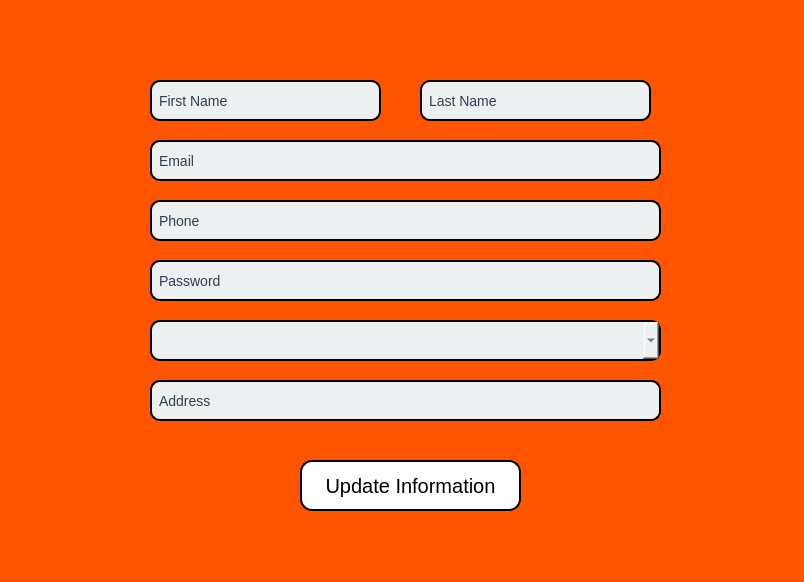
<?xml version="1.0" encoding="UTF-8"?>
<ui version="4.0">
 <class>MainWindow</class>
 <widget class="QMainWindow" name="MainWindow">
  <property name="geometry">
   <rect>
    <x>0</x>
    <y>0</y>
    <width>804</width>
    <height>582</height>
   </rect>
  </property>
  <property name="windowTitle">
   <string>MainWindow</string>
  </property>
  <property name="styleSheet">
   <string notr="true">QWidget
{
	background:rgb(255, 85, 0)
}</string>
  </property>
  <widget class="QWidget" name="centralwidget">
   <widget class="QLineEdit" name="lineEdit">
    <property name="enabled">
     <bool>false</bool>
    </property>
    <property name="geometry">
     <rect>
      <x>150</x>
      <y>140</y>
      <width>511</width>
      <height>41</height>
     </rect>
    </property>
    <property name="font">
     <font>
      <pointsize>-1</pointsize>
     </font>
    </property>
    <property name="styleSheet">
     <string notr="true">QLineEdit
{
	border: 2px solid rgb(0, 0, 0);        /* Blue border */
    border-radius: 10px;             /* Rounded corners */
    padding: 5px;                    /* Inner padding */
    font-size: 14px;                 /* Text size */
    color: #2c3e50;                  /* Text color */
    background-color: #ecf0f1;
}</string>
    </property>
    <property name="text">
     <string>Email</string>
    </property>
   </widget>
   <widget class="QLineEdit" name="lineEdit_2">
    <property name="enabled">
     <bool>true</bool>
    </property>
    <property name="geometry">
     <rect>
      <x>150</x>
      <y>200</y>
      <width>511</width>
      <height>41</height>
     </rect>
    </property>
    <property name="font">
     <font>
      <pointsize>-1</pointsize>
     </font>
    </property>
    <property name="styleSheet">
     <string notr="true">QLineEdit
{
	border: 2px solid rgb(0, 0, 0);        /* Blue border */
    border-radius: 10px;             /* Rounded corners */
    padding: 5px;                    /* Inner padding */
    font-size: 14px;                 /* Text size */
    color: #2c3e50;                  /* Text color */
    background-color: #ecf0f1;
}</string>
    </property>
    <property name="text">
     <string>Phone</string>
    </property>
   </widget>
   <widget class="QLineEdit" name="lineEdit_3">
    <property name="enabled">
     <bool>true</bool>
    </property>
    <property name="geometry">
     <rect>
      <x>150</x>
      <y>260</y>
      <width>511</width>
      <height>41</height>
     </rect>
    </property>
    <property name="font">
     <font>
      <pointsize>-1</pointsize>
     </font>
    </property>
    <property name="styleSheet">
     <string notr="true">QLineEdit
{
	border: 2px solid rgb(0, 0, 0);        /* Blue border */
    border-radius: 10px;             /* Rounded corners */
    padding: 5px;                    /* Inner padding */
    font-size: 14px;                 /* Text size */
    color: #2c3e50;                  /* Text color */
    background-color: #ecf0f1;
}</string>
    </property>
    <property name="text">
     <string>Password</string>
    </property>
   </widget>
   <widget class="QLineEdit" name="lineEdit_4">
    <property name="enabled">
     <bool>true</bool>
    </property>
    <property name="geometry">
     <rect>
      <x>150</x>
      <y>380</y>
      <width>511</width>
      <height>41</height>
     </rect>
    </property>
    <property name="font">
     <font>
      <pointsize>-1</pointsize>
     </font>
    </property>
    <property name="styleSheet">
     <string notr="true">QLineEdit
{
	border: 2px solid rgb(0, 0, 0);        /* Blue border */
    border-radius: 10px;             /* Rounded corners */
    padding: 5px;                    /* Inner padding */
    font-size: 14px;                 /* Text size */
    color: #2c3e50;                  /* Text color */
    background-color: #ecf0f1;
}</string>
    </property>
    <property name="text">
     <string>Address</string>
    </property>
   </widget>
   <widget class="QLineEdit" name="lineEdit_5">
    <property name="enabled">
     <bool>true</bool>
    </property>
    <property name="geometry">
     <rect>
      <x>150</x>
      <y>80</y>
      <width>231</width>
      <height>41</height>
     </rect>
    </property>
    <property name="font">
     <font>
      <pointsize>-1</pointsize>
     </font>
    </property>
    <property name="styleSheet">
     <string notr="true">QLineEdit
{
	border: 2px solid rgb(0, 0, 0);        /* Blue border */
    border-radius: 10px;             /* Rounded corners */
    padding: 5px;                    /* Inner padding */
    font-size: 14px;                 /* Text size */
    color: #2c3e50;                  /* Text color */
    background-color: #ecf0f1;
}</string>
    </property>
    <property name="text">
     <string>First Name</string>
    </property>
   </widget>
   <widget class="QComboBox" name="comboBox">
    <property name="enabled">
     <bool>true</bool>
    </property>
    <property name="geometry">
     <rect>
      <x>150</x>
      <y>320</y>
      <width>511</width>
      <height>41</height>
     </rect>
    </property>
    <property name="font">
     <font>
      <pointsize>-1</pointsize>
     </font>
    </property>
    <property name="styleSheet">
     <string notr="true">QComboBox
{
	border: 2px solid rgb(0, 0, 0);        /* Blue border */
    border-radius: 10px;             /* Rounded corners */
    padding: 5px;                    /* Inner padding */
    font-size: 14px;                 /* Text size */
    color: #2c3e50;                  /* Text color */
    background-color: #ecf0f1;
}</string>
    </property>
    <property name="editable">
     <bool>false</bool>
    </property>
    <property name="currentText">
     <string/>
    </property>
   </widget>
   <widget class="QPushButton" name="pushButton_5">
    <property name="geometry">
     <rect>
      <x>300</x>
      <y>460</y>
      <width>221</width>
      <height>51</height>
     </rect>
    </property>
    <property name="styleSheet">
     <string notr="true">QPushButton
{
	background-color: white;       /* Blue background */
    color: black;                    /* White text */
    border: 2px solid rgb(0, 0, 0);       /* Darker blue border */
    border-radius: 12px;             /* Rounded corners */
    font-size: 20px;                 /* Larger font */
    padding: 10px 20px;              /* Add some padding */
    min-width: 150px; 
}</string>
    </property>
    <property name="text">
     <string>Update Information</string>
    </property>
   </widget>
   <widget class="QLineEdit" name="lastNameInput">
    <property name="enabled">
     <bool>true</bool>
    </property>
    <property name="geometry">
     <rect>
      <x>420</x>
      <y>80</y>
      <width>231</width>
      <height>41</height>
     </rect>
    </property>
    <property name="font">
     <font>
      <pointsize>-1</pointsize>
     </font>
    </property>
    <property name="styleSheet">
     <string notr="true">QLineEdit
{
	border: 2px solid rgb(0, 0, 0);        /* Blue border */
    border-radius: 10px;             /* Rounded corners */
    padding: 5px;                    /* Inner padding */
    font-size: 14px;                 /* Text size */
    color: #2c3e50;                  /* Text color */
    background-color: #ecf0f1;
}</string>
    </property>
    <property name="text">
     <string>Last Name</string>
    </property>
   </widget>
  </widget>
  <widget class="QStatusBar" name="statusbar"/>
 </widget>
 <resources/>
 <connections/>
</ui>
